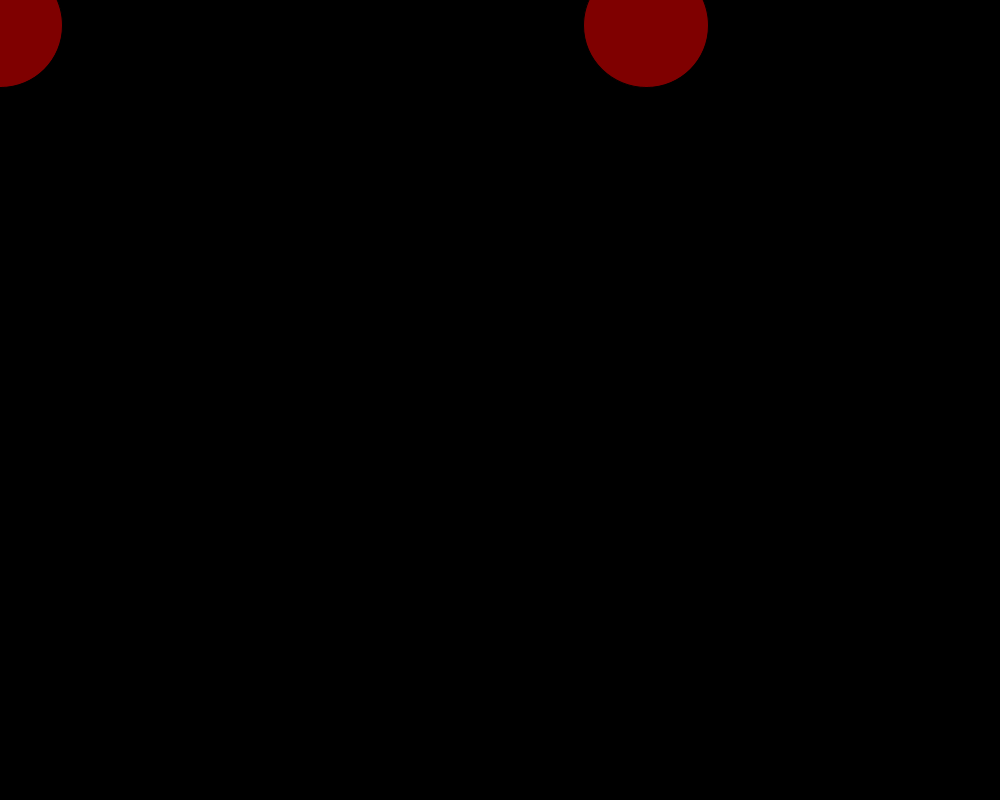
Frame 1 (no input)
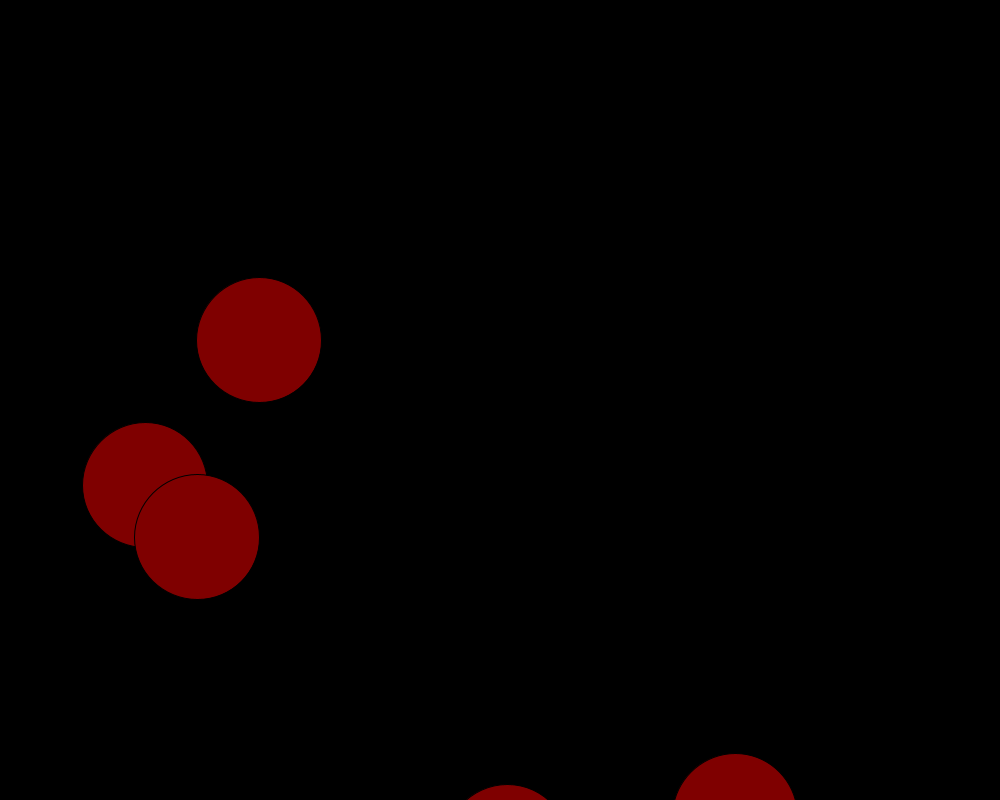
Frame 60 (the mouse pressed at the canvas centre just before this capture)
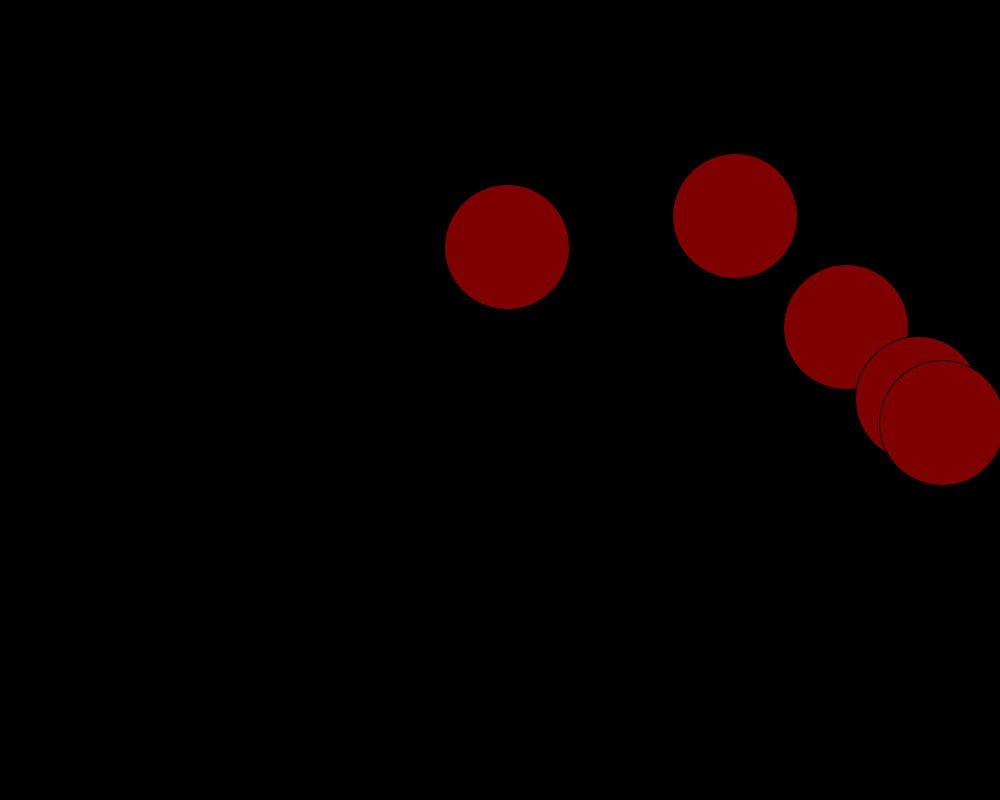
Frame 120 (the mouse held since frame 60 and released just before this capture)

The Processing sketch that drew these frames (run headless with seeded random() and noise(); from frame 60 on, the mouse is pressed at the canvas centre):

// Processing sketch: Loop_Testing
// ── Loop_Testing.pde
int y;
int x;
int randSize;
int yDist1,xDist1,yDist2,xDist2,yDist3,xDist3,yDist4,xDist4,yDist5,xDist5,yDist6,xDist6,yDist7,xDist7;
boolean isOver;
boolean circleOver1,circleOver2,circleOver3,circleOver4,circleOver5,circleOver6,circleOver7,circleOver8;
boolean click1,click2,click3,click4,click5,click6,click7,click8;
float smoothScale1, smoothScale2, smoothScale3, smoothScale4, smoothScale5, smoothScale6, smoothScale7, smoothScale8;
 
void setup() {
  size(1000, 800);
  randSize = width/8;
  x = (int)random(width);
  y = 25;
  smoothScale1 = smoothScale2 = smoothScale3 = smoothScale4 = smoothScale5 = smoothScale6 = smoothScale7 = smoothScale8 = width/8;
  ellipseMode(CENTER);
}

void draw() { 
  update();
  background(0);
  fill(127,0,0);
  if(click1){
    for(int i = 0; i < width/8; i+=1000){
      smoothScale1 -= 8;
      circleCreate(x, y, smoothScale1);
    }
  } else circleCreate(x, y, randSize);
  if(click2){
    for(int i = 0; i < width/8; i+=1000){
      smoothScale2 -= 8;
      circleCreate(xDist1, y+yDist1, smoothScale2);
    }
  } else circleCreate(xDist1, y+yDist1, randSize);
  if(click3){
    for(int i = 0; i < width/8; i+=1000){
      smoothScale3 -= 8;
      circleCreate(xDist2, y+yDist2, smoothScale3);
    }
  } else circleCreate(xDist2, y+yDist2, randSize);
  if(click4){
    for(int i = 0; i < width/8; i+=1000){
      smoothScale4 -= 8;
      circleCreate(xDist3, y+yDist3, smoothScale4);
    }
  } else circleCreate(xDist3, y+yDist3, randSize);
  if(click5){
    for(int i = 0; i < width/8; i+=1000){
      smoothScale5 -= 8;
      circleCreate(x+xDist4, y+yDist4, smoothScale5);
    }
  } else circleCreate(x+xDist4, y+yDist4, randSize);
  if(click6){
    for(int i = 0; i < width/8; i+=1000){
      smoothScale6 -= 8;
      circleCreate(x+xDist5, y+yDist5, smoothScale6);
    }
  } else circleCreate(x+xDist5, y+yDist5, randSize);
  
  if(click7){
    for(int i = 0; i < width/8; i+=1000){
      smoothScale7 -= 8;
      circleCreate(x+xDist6, y+yDist6, smoothScale7);
    }
  } else circleCreate(x+xDist6, y+yDist6, randSize);
  if(click8){
    for(int i = 0; i < width/8; i+=1000){
      smoothScale8 -= 8;
      circleCreate(x+xDist7, y+yDist7, smoothScale8);
    }
  }
  else circleCreate(x+xDist7, y+yDist7, randSize);
  
  //Possibly add a system where each individual circle that goes above the respawn line is SEPERATLY spawned in
  //Will greatly improve looks
  
    if(y < (-yDist6-100)){
      x = (int)random(width);
      y = height;
      yDist1 = xDist1 = (int)(50 + random(100));
      yDist2 = xDist2 = (int)(150 + random(200));
      yDist3 = xDist3 = (int)(250 + random(300));
      yDist4 = xDist4 = (int)(350 + random(400));
      yDist5 = xDist5 = (int)(450 + random(300));
      yDist6 = xDist6 = (int)(550 + random(200));
      yDist7 = xDist7 = (int)(650 + random(100));
      click1 = click2 = click3 = click4 = click5 = click6 = click7 = click8 = false;
      smoothScale1 = smoothScale2 = smoothScale3 = smoothScale4 = smoothScale5 = smoothScale6 = smoothScale7 = smoothScale8 = width/8;
    }
    y-=10;
}

void circleCreate(float x, float y, float randomSize){
  ellipse((x), (y), randomSize, randomSize);
}

void mousePressed(){
  if (circleOver1) click1 = true;
  else if (circleOver2) click2 = true;
  else if (circleOver3) click3 = true;
  else if (circleOver4) click4 = true;
  else if (circleOver5) click5 = true;
  else if (circleOver6) click6 = true;
  else if (circleOver7) click7 = true;
  else if (circleOver8) click8 = true;
  //else click1 = click2 = click3 = click4 = click5 = click6 = click7 = click8 = false;
}

boolean mouseOver(int randomSize, int x, int y){
  if((mouseX >= x-randomSize/2 && mouseX <= x+randomSize/2) && (mouseY >= y-randomSize/2 && mouseY <= y+randomSize/2)) return true;
  else return false;
}

void update() {
  if (mouseOver(randSize, x, y)) {
      circleOver2 = circleOver3 = circleOver4 = circleOver5 = circleOver6 = circleOver7 = circleOver8 = false;
      circleOver1 = true;
  }
  else if (mouseOver(randSize, xDist1, y+yDist1)) {
      circleOver1 = circleOver3 = circleOver4 = circleOver5 = circleOver6 = circleOver7 = circleOver8 = false;
      circleOver2 = true;
  }
    else if (mouseOver(randSize, xDist2, y+yDist2)) {
      circleOver1 = circleOver2 = circleOver4 = circleOver5 = circleOver6 = circleOver7 = circleOver8 = false;
      circleOver3 = true;
}
    else if (mouseOver(randSize, xDist3, y+yDist3)) {
      circleOver1 = circleOver2 = circleOver3 = circleOver5 = circleOver6 = circleOver7 = circleOver8 = false;
      circleOver4 = true;
}
  else if (mouseOver(randSize, x+xDist4, y+yDist4)) {
      circleOver1 = circleOver2 = circleOver3 = circleOver4 = circleOver6 = circleOver7 = circleOver8 = false;
      circleOver5 = true;
}
  else if (mouseOver(randSize, x+xDist5, y+yDist5)) {
      circleOver1 = circleOver2 = circleOver3 = circleOver4 = circleOver5 = circleOver7 = circleOver8 = false;
      circleOver6 = true;
}
  else if (mouseOver(randSize, x+xDist6, y+yDist6)) {
      circleOver1 = circleOver2 = circleOver3 = circleOver4 = circleOver5 = circleOver6 = circleOver8 = false;
      circleOver7 = true;
}
  else if (mouseOver(randSize, x+xDist7, y+yDist7)) {
      circleOver1 = circleOver2 = circleOver3 = circleOver4 = circleOver5 = circleOver6 = circleOver7 = false;
      circleOver8 = true;
}
else circleOver1 = circleOver2 = circleOver3 = circleOver4 = circleOver5 = circleOver6 = circleOver7 = circleOver8 = false;
}
